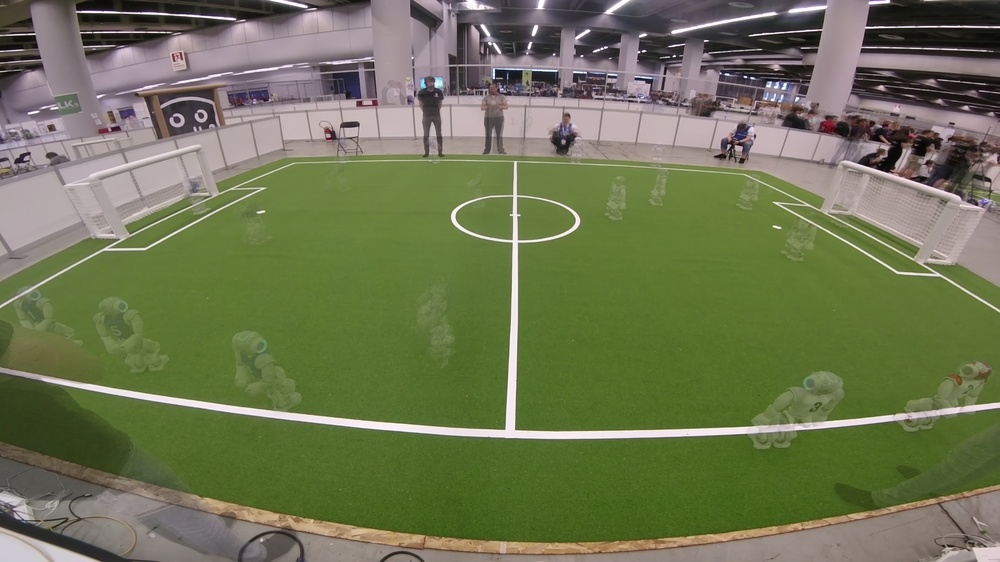
#> input picture Tracking/data/rc18-htwk-naoth-h1-combined-background.jpg, 1000 x 562 px, shrunk from 1920 x 1080 before the run
$ python detect_lines.py
#> lines starting #> are read from the running program, lines starting #| are printed output that depends on the picture; after the words box and inside, x2 and y2 are one past the last pixel; in counts of white or black regions, pixels touching at a corner belong together; long printed decimals are rounded
import os
import sys

import cv2
#from sklearn.cluster import MiniBatchKMeans
import numpy as np

import matplotlib.pyplot as plt


def detectDominantColor(img, K = 5):
    '''
    Calculate the most dominant color in the image.

    img - image, we assume the pixel to be in the default opencv BGR format
    K   - maximal number of clusters (good values seem to be 3-5)
    '''

    # convert to HSV
    hsv = cv2.cvtColor(img, cv2.COLOR_BGR2HSV)

    # reshape the image to a list of pixels (color 3d points)
    color_data = np.reshape(hsv, (-1,3))
    color_data = np.float32(color_data)

    # cluster the colors
    # learn about k-means in opencv here
    # https://docs.opencv.org/4.x/d1/d5c/tutorial_py_kmeans_opencv.html
    #
    criteria = (cv2.TERM_CRITERIA_EPS + cv2.TERM_CRITERIA_MAX_ITER, 10, 1.0)
    flags    = cv2.KMEANS_RANDOM_CENTERS
    #  centers - a list of centers of the color clusters
    #  labels  - has the same dimension as the color_data.
    #            For each pixel is contains the id of the corresponding cluster
    (_, labels, centers) = cv2.kmeans(color_data,K,None,criteria,20,flags)

    # create a histogram to see how large each cluster is
    (hist, _) = np.histogram(labels, bins=K)
    # normalize the histogram, such that it sums to one
    hist = hist.astype("float")
    hist /= hist.sum()

    # find the largest cluster
    max_idx = np.argmax(hist)
    dominant_color = centers[max_idx]

    # create a mask for the dominant color
    color_mask = (labels == max_idx).flatten().reshape((img.shape[0:2])).astype(np.uint8)

    #print (centers)

    return dominant_color, hist[max_idx], color_mask


# calculates the contours for the largest blob in mask
def getMaxContours(mask):
    contours, hier = cv2.findContours(mask, cv2.RETR_LIST, cv2.CHAIN_APPROX_SIMPLE)

    # find the contour with the largest area
    max_contour = None
    max_area = 0
    for c in contours:
        area = cv2.contourArea(c)
        if area > max_area:
            max_area = area
            max_contour = c

    # calcuate a convex hull
    max_contour = cv2.convexHull(max_contour)

    return max_contour


# perform a number of morphological operations to close the gaps
# in the soccer field and remove noise
def smoothBlobs(mask):

    mask_field = np.zeros((mask.shape[0]+200, mask.shape[1]+200), dtype = mask.dtype)
    mask_field[100:-100, 100:-100] = mask;
    plt.imshow(mask_field)
    plt.show()

    # remove noise
    mask_field = cv2.erode(mask_field, None, iterations=3)
    mask_field = cv2.dilate(mask_field, None, iterations=3)

    # close the lines inside the field
    mask_field = cv2.dilate(mask_field, None, iterations=20)
    # remove green bits outside of the field
    mask_field = cv2.erode(mask_field, None, iterations=40)
    # mask_field = cv2.erode(mask_field, None, iterations=1)
    # bring field to original size
    mask_field = cv2.dilate(mask_field, None, iterations=20)

    # remove some noise at the edges
    #mask_field = cv2.erode(mask_field, None, iterations=3)

    return mask_field[100:-100, 100:-100]


# Skeleton algorithm
def skeleton(mask):
    size = np.size(mask)
    skel = np.zeros(mask.shape, np.uint8)

    ret, mask = cv2.threshold(mask, 127, 255, 0)
    element = cv2.getStructuringElement(cv2.MORPH_CROSS, (3, 3))
    done = False

    while not done:
        eroded = cv2.erode(mask, element)
        temp = cv2.dilate(eroded, element)
        temp = cv2.subtract(mask, temp)
        skel = cv2.bitwise_or(skel, temp)
        mask = eroded.copy()

        zeros = size - cv2.countNonZero(mask)
        if zeros == size:
            done = True

    return skel


def remove_singular_points(mask):
    for i in range(1, mask.shape[0] - 1):
        for j in range(1, mask.shape[1] - 1):
            if mask[i, j] == 1 and np.sum(mask[(i - 1):(i + 1), (j - 1):(j + 1)]) == 1:
                mask[i, j] = 0
    return mask

def mask_to_pointlist(img):
    return np.array(np.where(img > 0)).T.astype(float)


def detect_lines(mask_line):
    # skeleton
    skel = skeleton(mask_line)
    skel = remove_singular_points(skel)

    points = mask_to_pointlist(skel)

    return mask_field, mask_line, skel, points


if __name__ == "__main__":

    img = cv2.imread("data/rc18-htwk-naoth-h1-combined-background.jpg",cv2.IMREAD_UNCHANGED)
#> img is the input picture: shape (562, 1000, 3); mean B, G, R 83.2, 117.1, 110.6

    # crop the image, we assume the field is in the lover part of the image
    # this can improve color detection
    #img = img[300:-100,300:-300,:]

    plt.imshow(img)
    plt.show()

    # detect the most dominant color, we assume it's the green field
    field_color, percent, color_mask = detectDominantColor(img, 5)
#> in detectDominantColor, `hsv = cv2.cvtColor(img, cv2.COLOR_BGR2HSV)`: hsv: shape (562, 1000, 3); mean H, S, V 63.9, 94.2, 122.9
#> in detectDominantColor, `(_, labels, centers) = cv2.kmeans(color_data,K,None,criteria,20,flags)`: centers = [[164.1, 23.02, 174.3], [40.27, 144.9, 112], [151.8, 40.64, 80.28], [12.43, 36.8, 160.7], [19.43, 55.17, 62.68]]
#> in detectDominantColor, `(hist, _) = np.histogram(labels, bins=K)`: hist = [87029, 301162, 50903, 85511, 37395]
#> in detectDominantColor, `hist /= hist.sum()`: hist = [0.155, 0.536, 0.0906, 0.152, 0.0665]
#> in detectDominantColor, `max_idx = np.argmax(hist)`: max_idx = 1
#> in detectDominantColor, `dominant_color = centers[max_idx]`: dominant_color = [40.27, 144.9, 112]
#> in detectDominantColor, `color_mask = (labels == max_idx).flatten().reshape((img.shape[0:2])).a..`:
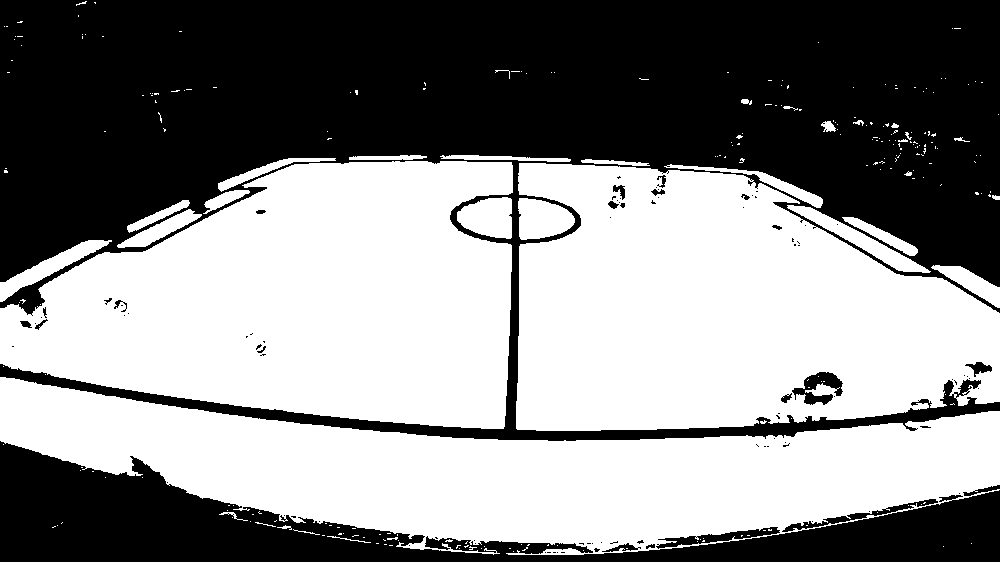
#> color_mask: shape (562, 1000); values 0 (black) and 1 (white), 53.6% white; 94 black regions (71 under 20 px), largest, box (x1, y1, x2, y2) and area: (0, 0, 1000, 441) 212403, (0, 441, 1000, 562) 44692, (656, 527, 780, 549) 837
#> field_color = [40.27, 144.9, 112]; percent = 0.536

    print("Dominant Color (Green?): {} ({:.2f}%)".format(field_color, percent*100))
#| Dominant Color (Green?): [ 40.268 144.922 111.9762 ] (53.59%)
    plt.imshow(color_mask)
    plt.show()

    # remove some noise
    mask_field = smoothBlobs(color_mask)
#> in smoothBlobs, `mask_field[100:-100, 100:-100] = mask;`: mask_field: shape (762, 1200); values 0 (black) and 1 (white), 32.9% white; 255 white regions (221 under 20 px), largest, box (x1, y1, x2, y2) and area: (100, 261, 613, 529) 97657, (616, 263, 1100, 531) 96511, (100, 477, 1100, 655) 91910
#> in smoothBlobs, `mask_field = cv2.erode(mask_field, None, iterations=3)`: mask_field: shape (762, 1200); values 0 (black) and 1 (white), 29.1% white; 28 white regions (13 under 20 px), largest, box (x1, y1, x2, y2) and area: (103, 264, 610, 526) 91021, (619, 266, 1097, 528) 87729, (103, 481, 1097, 647) 81964
#> in smoothBlobs, `mask_field = cv2.dilate(mask_field, None, iterations=3)`: mask_field: shape (762, 1200); values 0 (black) and 1 (white), 32.1% white; 18 white regions, largest, box (x1, y1, x2, y2) and area: (100, 261, 613, 529) 97169, (616, 263, 1100, 531) 95169, (100, 478, 1100, 650) 89711
#> in smoothBlobs, `mask_field = cv2.dilate(mask_field, None, iterations=20)`: mask_field: shape (762, 1200); values 0 (black) and 1 (white), 40.8% white; 1 white region, box (x1, y1, x2, y2) and area: (80, 241, 1120, 670) 372948
#> in smoothBlobs, `mask_field = cv2.erode(mask_field, None, iterations=40)`: mask_field: shape (762, 1200); values 0 (black) and 1 (white), 28.6% white; 1 white region, box (x1, y1, x2, y2) and area: (120, 281, 1080, 625) 261958
#> in smoothBlobs, `mask_field = cv2.dilate(mask_field, None, iterations=20)`:
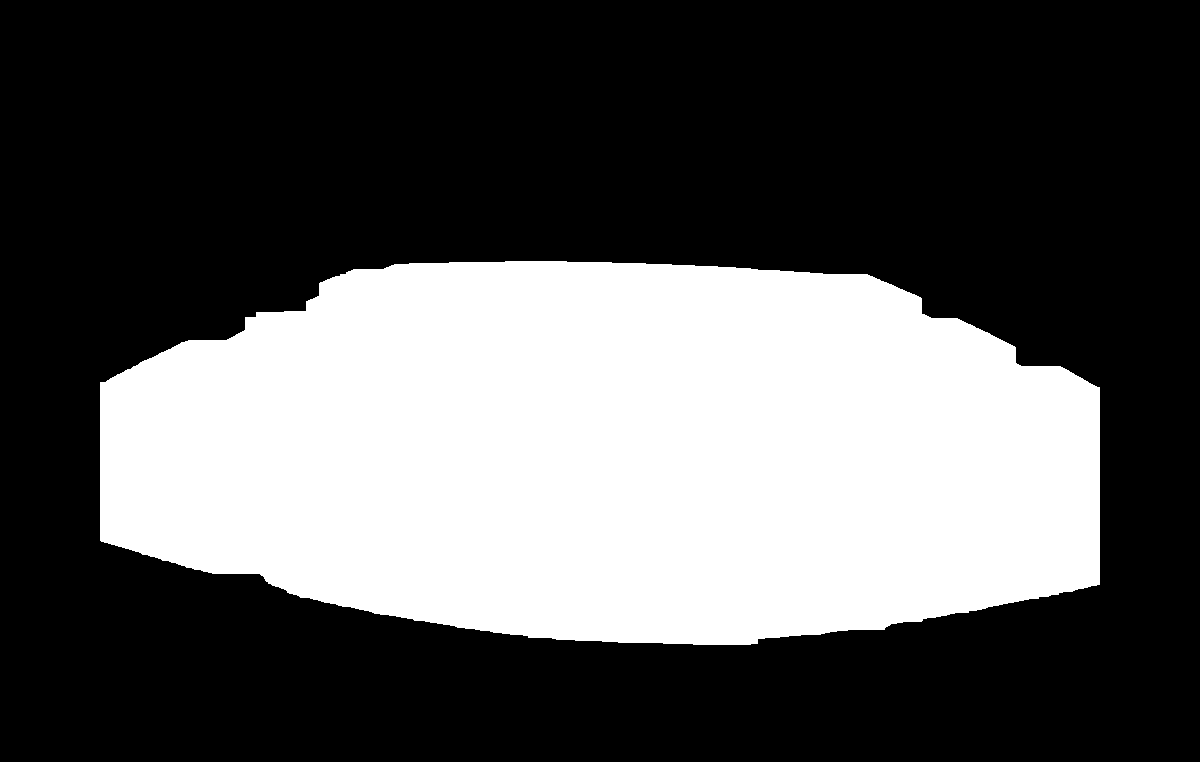
#> mask_field: shape (762, 1200); values 0 (black) and 1 (white), 34.5% white; 1 white region, box (x1, y1, x2, y2) and area: (100, 261, 1100, 645) 315718
#> in smoothBlobs, `return mask_field[100:-100, 100:-100]`:
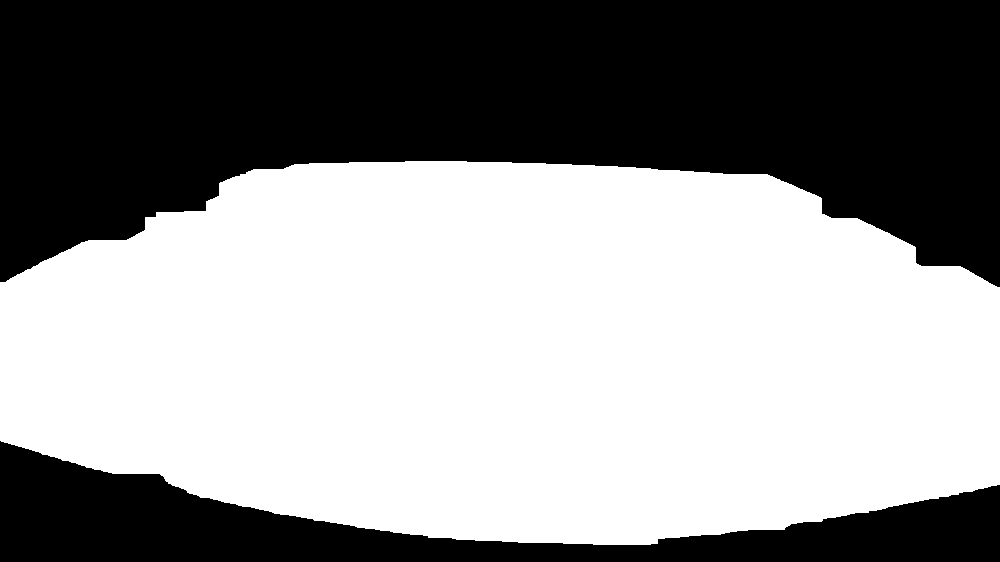
#> returned value: shape (562, 1000); values 0 (black) and 1 (white), 56.2% white; 2 black regions
    #res = cv2.bitwise_and(img,img, mask = mask_field)
    plt.imshow(mask_field)
    plt.show()

    # detect the contours of the field
    contour = getMaxContours(mask_field)
#> in getMaxContours, `contours, hier = cv2.findContours(mask, cv2.RETR_LIST, cv2.CHAIN_APPRO..`: contours = 1 contour; box (x1, y1, x2, y2) and area: (0, 161, 1000, 545) 314499
#> the loop in getMaxContours, `for c in contours:` made 1 pass
#> (area, max_area) on pass 1: (314499, 314499)
#> after the loop in getMaxContours, `for c in contours:`: max_area = 314499; max_contour = contour of 608 points, box (x1, y1, x2, y2) (0, 161, 1000, 545), area 314499
#> in getMaxContours, `max_contour = cv2.convexHull(max_contour)`: max_contour = contour of 44 points, box (x1, y1, x2, y2) (0, 161, 1000, 545), area 319334
#> contour has the same summary as max_contour in getMaxContours

    # draw the contours
    img2 = img.copy()
    cv2.drawContours(img2,[contour],0,(255,0,0),2)
#> img2: shape (562, 1000, 3); 1.17% of pixels changed, all inside (x1, y1, x2, y2) = (0, 160, 1000, 546)
    plt.imshow(img2)
    plt.show()

    # create a mask from contours
    field_mask = np.zeros_like(mask_field)
    cv2.drawContours(field_mask, [contour], 0, (255), -1)
#> field_mask: shape (562, 1000); 57% white; 2 black regions, box (x1, y1, x2, y2) and area: (0, 0, 1000, 287) 194536, (0, 441, 1000, 562) 46960
    plt.imshow(field_mask)
    plt.show()


    #####
    # Detect Line within the field
    #####

    # cut the field from the image
    res = cv2.bitwise_and(img,img, mask = field_mask)
    plt.imshow(res)
    plt.show()

    # fill the zero values with the average field color
    hsv = cv2.cvtColor(res, cv2.COLOR_BGR2HSV)
#> hsv: shape (562, 1000, 3); mean H, S, V 23.8, 78.6, 66.6
    hsv[field_mask==0,:] = field_color
#> hsv: shape (562, 1000, 3); mean H, S, V 41, 140.5, 114.3
    plt.imshow(cv2.cvtColor(hsv, cv2.COLOR_HSV2RGB))
    plt.show()


    #gray = cv2.cvtColor(res, cv2.COLOR_BGR2GRAY)

    print(hsv.shape)
#| (562, 1000, 3)
    gray = hsv[:,:,0]
    plt.imshow(gray)
    plt.show()
    gray = hsv[:,:,1]
    plt.imshow(gray)
    plt.show()
    gray = hsv[:,:,2]
    plt.imshow(gray)
    plt.show()

    gray = hsv[:,:,2].astype(np.int32) - hsv[:,:,1].astype(np.int32)
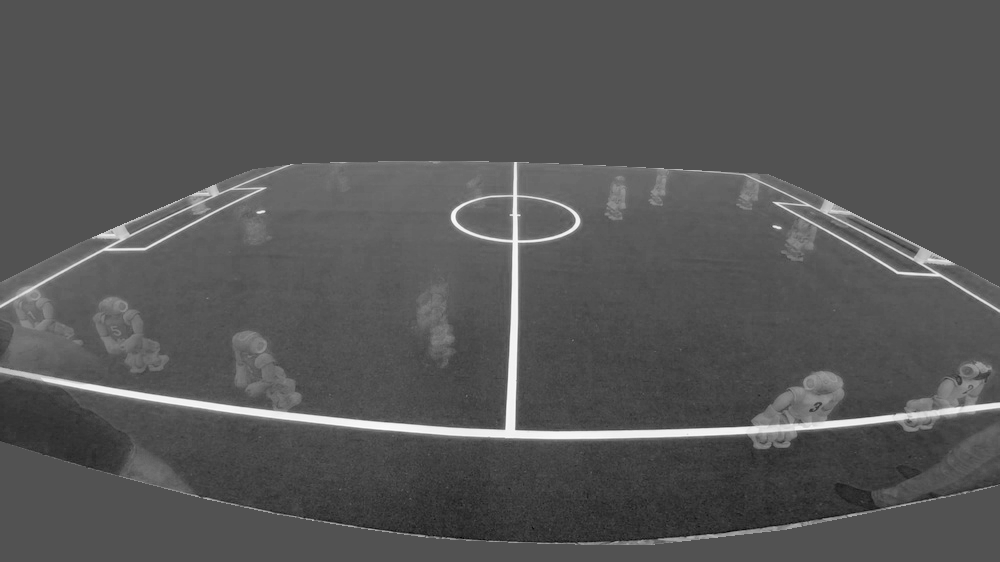
#> gray: shape (562, 1000) int32; min -170, max 254, mean -26.2; drawn with min black and max white
    gray = np.clip(gray, 0, 255).astype(np.uint8)
    plt.imshow(gray)
    plt.show()

    #edges = cv2.Canny(gray,100,200)
    #plt.imshow(edges)
    #plt.show()

    # apply threshold to detect while lines within the field
    result, th3 = cv2.threshold(gray,50,255,cv2.THRESH_BINARY+cv2.THRESH_OTSU)
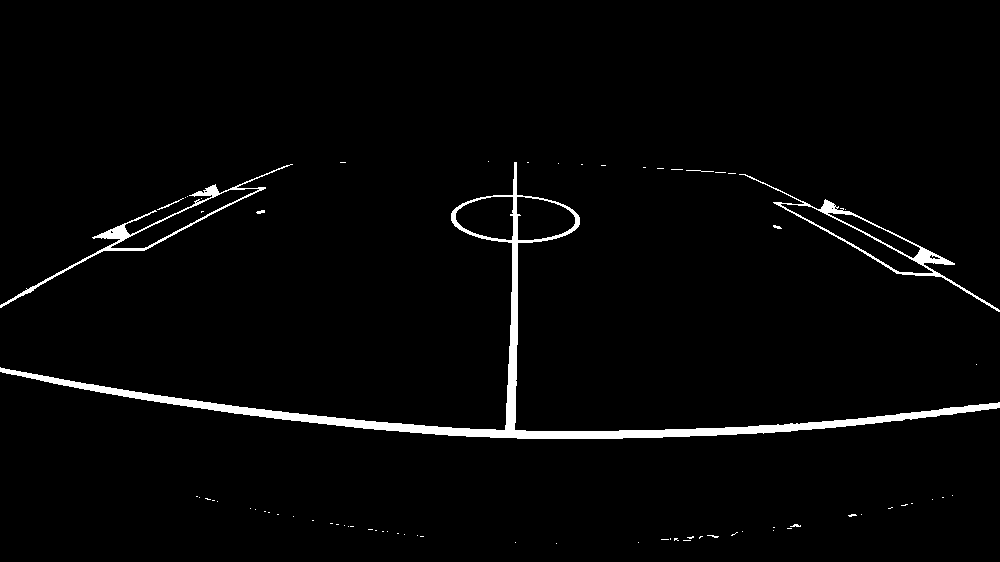
#> th3: shape (562, 1000); 2.5% white; 73 white regions (65 under 20 px), largest, box (x1, y1, x2, y2) and area: (0, 162, 1000, 439) 10036, (739, 174, 1000, 312) 1740, (0, 164, 293, 308) 1699
#> result = 98

    #th3 = cv2.adaptiveThreshold(gray,255,cv2.ADAPTIVE_THRESH_GAUSSIAN_C, cv2.THRESH_BINARY, 11, 2)
    print(th3.dtype)
#| uint8
    plt.imshow(th3)
    plt.show()


    mask_field, mask_line, skel, points = detect_lines(th3)
#> in skeleton, `size = np.size(mask)`: size = 562000
#> the loop in skeleton, `while not done:` made 8 passes
#> zeros on passes 1 to 8: 553781, 557304, 559930, 561691, 561921, 561973, 561994, 562000
#> after the loop in skeleton, `while not done:`: eroded: shape (562, 1000); every value is 0
#> after the loop in skeleton, `while not done:`:
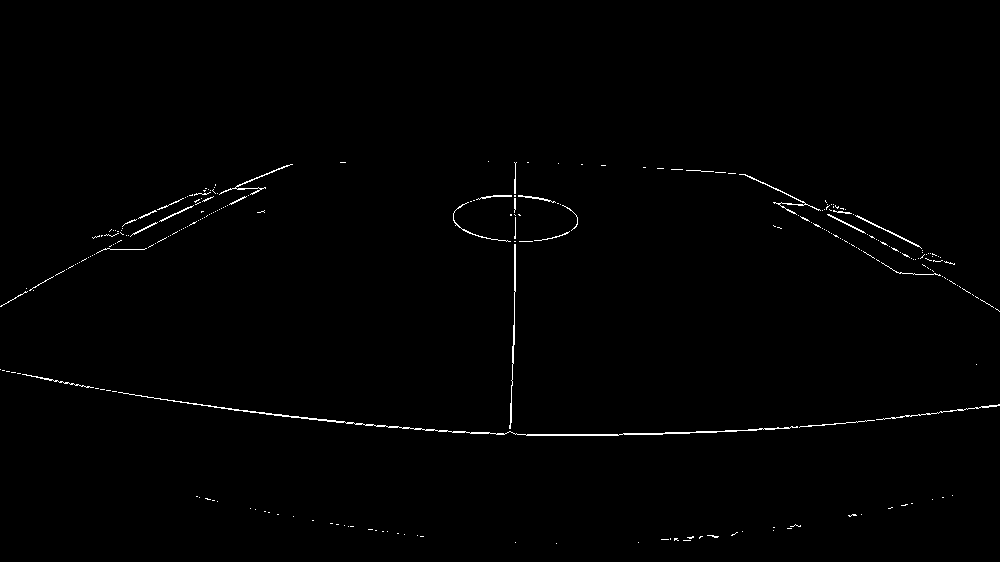
#> skel: shape (562, 1000); 0.72% white in thin lines or dots, all inside (x1, y1, x2, y2) = (0, 161, 1000, 544)
#> in detect_lines, `points = mask_to_pointlist(skel)`: points = 4065 pairs, first value 161 to 543, second value 0 to 999
    plt.imshow(skel)
    plt.show()

    plt.plot(points[:, 1], points[:, 0], '.')
    plt.show()
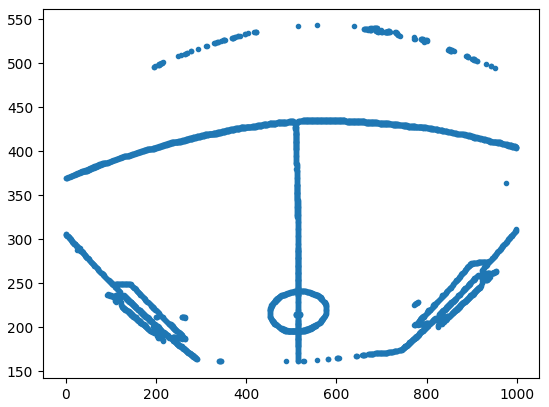
#> figure drawn by matplotlib, 1 panel

    # show results
    '''
    f, ((ax1, ax2, ax3), (ax4, ax5, ax6)) = plt.subplots(2, 3)
    ax1.imshow(img)
    ax1.set_title("Background Image")
    ax2.imshow(mask_field)
    ax2.set_title("Field Pixels")
    ax3.imshow(mask_line)
    ax3.set_title("Line Pixels")
    ax4.imshow(skel)
    ax4.set_title("Skeleton")
    plt.show()
    '''
